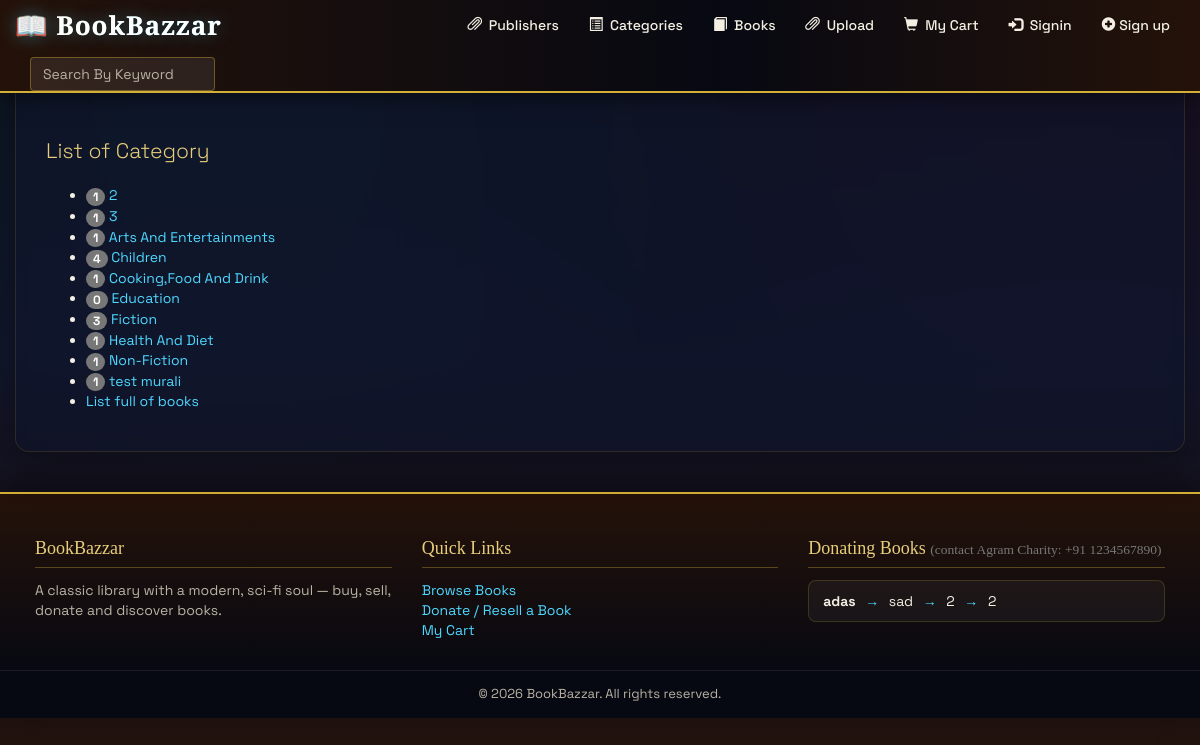
Page /category_list.php on the committed database.
### tables this page shows
CREATE TABLE `category` (
  `categoryid` int(10) NOT NULL,
  `category_name` varchar(60) NOT NULL
);

CREATE TABLE `books` (
  `book_isbn` varchar(20) NOT NULL,
  `type` text NOT NULL,
  `book_title` varchar(60) DEFAULT NULL,
  `book_author` varchar(60) DEFAULT NULL,
  `book_image` varchar(40) DEFAULT NULL,
  `book_descr` longtext DEFAULT NULL,
  `book_price` decimal(6,2) NOT NULL,
  `publisherid` int(10) UNSIGNED NOT NULL,
  `categoryid` int(10) DEFAULT NULL
);

CREATE TABLE `publisher` (
  `publisherid` int(10) UNSIGNED NOT NULL,
  `publisher_name` varchar(60) NOT NULL
);

### functions/database_functions.php (called while the page is built, shortened)
<?php
if (!function_exists("getPubName")){
	function getPubName($conn, $pubid){
		$query = "SELECT publisher_name FROM publisher WHERE publisherid = '$pubid'";
		$result = mysqli_query($conn, $query);
		$row = mysqli_fetch_assoc($result);
		return $row["publisher_name"];
	}
}
if (!function_exists("getCatName")){
	function getCatName($conn, $catid){
		$query = "SELECT category_name FROM category WHERE categoryid = '$catid'";
		$result = mysqli_query($conn, $query);
		$row = mysqli_fetch_assoc($result);
		return $row['category_name'];
	}
}
?>

### category_list.php (the view, shortened to what this page needs)
<?php
	require_once "./functions/database_functions.php";
	$conn = db_connect();
	$query = "SELECT * FROM category ORDER BY category_name";
	$result = mysqli_query($conn, $query);
	require "./template/header.php";
?>
	<p class="lead">List of Category</p>
	<ul>
	<?php
		while($row = mysqli_fetch_assoc($result)){
			$count = 0;
			$query = "SELECT categoryid FROM books";
			$result2 = mysqli_query($conn, $query);
			while ($pubInBook = mysqli_fetch_assoc($result2)){
				if($pubInBook['categoryid'] == $row['categoryid']){
					$count++;
				}
			}
	?>
		<li>
			<span class="badge"><?php echo $count; ?></span>
		    <a href="bookPerCat.php?catid=<?php echo $row['categoryid']; ?>"><?php echo $row['category_name']; ?></a>
		</li>
	<?php } ?>
		<li>
			<a href="books.php">List full of books</a>
		</li>
	</ul>
<?php
	require_once "./template/footer.php";
?>

### template/header.php (shortened to what this page needs)
<?php
    require_once "./functions/database_functions.php";
?>
<!DOCTYPE html>
<html lang="en">
  <head>
    <link href="./bootstrap/css/bootstrap.min.css" rel="stylesheet">
    <link href="./bootstrap/css/bootstrap-theme.min.css" rel="stylesheet">
    <link href="./bootstrap/css/jumbotron.css" rel="stylesheet">
    <link href="./bootstrap/css/theme.css" rel="stylesheet">
  </head>
  <body>
    <nav class="navbar navbar-inverse navbar-fixed-top"  >
      <div class="container">
        <div class="navbar-header" >
          <div style="width: 400px; " >
          <div class="row">
            <a class="navbar-brand" href="index.php" col-md-3>&#128214; BookBazzar</a>
            <form  method="post" action="search_book.php" class="col-md-6" style="margin-top:7px">
              <input type="text" class="form-control" id="inputPassword2" placeholder="Search By Keyword" name="text">
           </form>
          </div>
          </div>
        </div>
        <div id="navbar" class="navbar-collapse collapse">
          <ul class="nav navbar-nav navbar-right">
              <li><a href="publisher_list.php"><span class="glyphicon glyphicon-paperclip"></span>&nbsp; Publishers</a></li>
              <li><a href="category_list.php"><span class="glyphicon glyphicon-list-alt"></span>&nbsp; Categories</a></li>
              <li><a href="books.php"><span class="glyphicon glyphicon-book"></span>&nbsp; Books</a></li>
              <li><a href="donation.php"><span class="glyphicon glyphicon-paperclip"></span>&nbsp; Upload</a></li>
              <li><a href="cart.php"><span class="glyphicon glyphicon-shopping-cart"></span>&nbsp; My Cart</a></li>
              <?php
               if(isset($_SESSION['user'])){
                 echo ' <li><a href="logout.php"><span class="	glyphicon glyphicon-log-out"></span>&nbsp; LogOut</a></li>'.'<li><a href="profile.php"><span class="glyphicon glyphicon-user"></span>&nbsp;'
                 .$name.
                 '</a></li>';
               }else{
                echo ' <li><a href="signin.php"><span class="	glyphicon glyphicon-log-in"></span>&nbsp; Signin</a></li>'.'<li><a href="signup.php"><span class="glyphicon glyphicon-plus-sign"></span>&nbsp;Sign up</a></li>';
               }
              ?>
            </ul>
        </div>
      </div>
    </nav>
    <div class="container" id="main">

### template/footer.php (shortened to what this page needs)
<?php
require_once "./functions/database_functions.php";
$conn = db_connect();
$query = "SELECT book_title, book_author, publisherid, categoryid FROM books WHERE type = 'Donating'";
$result = mysqli_query($conn, $query);
$bookList = "";
if ($result) {
    while ($book = mysqli_fetch_assoc($result)) {
        $bookList .= '<div class="book-entry">';
        $bookList .= '<strong>' . htmlspecialchars($book['book_title']) . '</strong> <span>&rarr;</span> ';
        $bookList .= htmlspecialchars($book['book_author']) . ' <span>&rarr;</span> ';
        $bookList .= getPubName($conn, $book['publisherid']) . ' <span>&rarr;</span> ';
        $bookList .= getCatName($conn, $book['categoryid']);
        $bookList .= '</div>';
    }
}
?>
    </div>
    <footer class="site-footer">
        <div class="footer-inner">
            <div class="footer-col">
                <h4>BookBazzar</h4>
                <p>A classic library with a modern, sci-fi soul &mdash; buy, sell, donate and discover books.</p>
            </div>
            <div class="footer-col">
                <h4>Quick Links</h4>
                <ul style="list-style:none; padding:0;">
                    <li><a href="books.php">Browse Books</a></li>
                    <li><a href="donation.php">Donate / Resell a Book</a></li>
                    <li><a href="cart.php">My Cart</a></li>
                </ul>
            </div>
            <div class="footer-col">
                <h4>Donating Books <small>(contact Agram Charity: +91 1234567890)</small></h4>
                <div class="footer-book-list"><?php echo $bookList; ?></div>
            </div>
        </div>
        <div class="footer-bottom">&copy; <?php echo date("Y"); ?> BookBazzar. All rights reserved.</div>
    </footer>
  </body>
</html>

### rows in the picture
category: count "1", category_name "2"
category: count "1", category_name "3"
category: count "1", category_name "Arts And Entertainments"
category: count "4", category_name "Children"
category: count "1", category_name "Cooking,Food And Drink"
category: count "0", category_name "Education"
category: count "3", category_name "Fiction"
category: count "1", category_name "Health And Diet"
category: count "1", category_name "Non-Fiction"
category: count "1", category_name "test murali"
books: book_title "adas", book_author "sad", publisherid.publisher_name "2", value "2"
